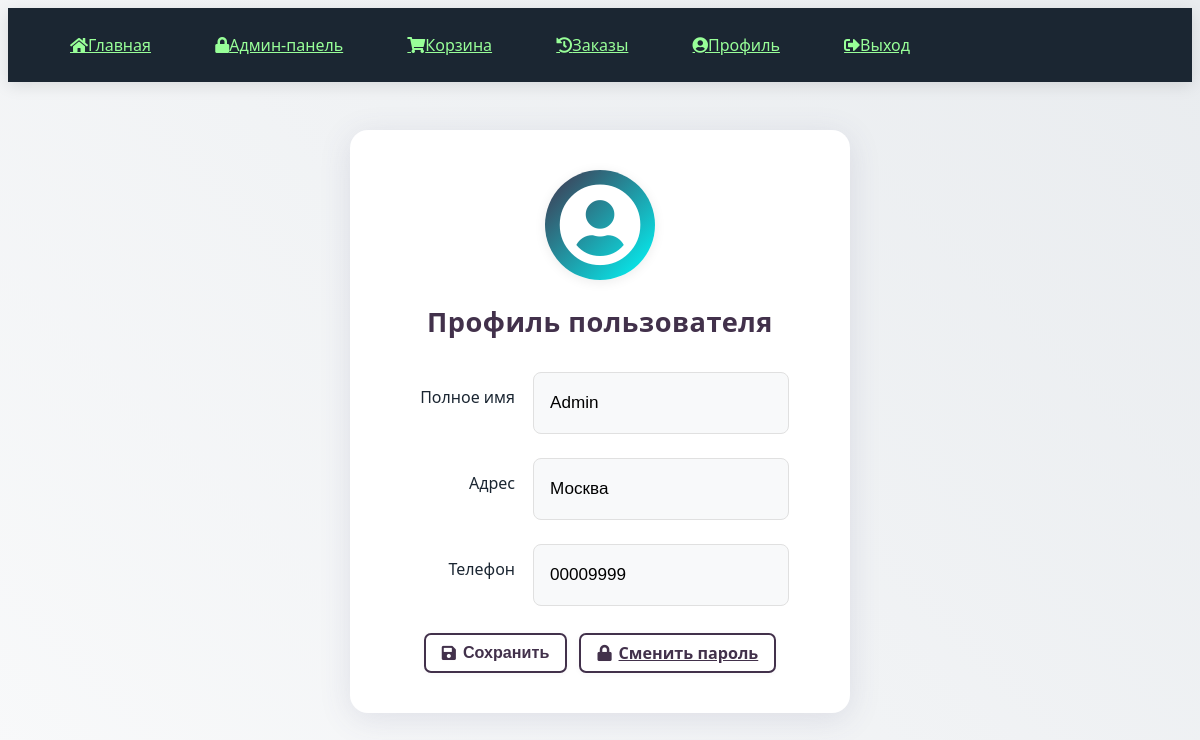
The app's page /profile (signed in), older data.
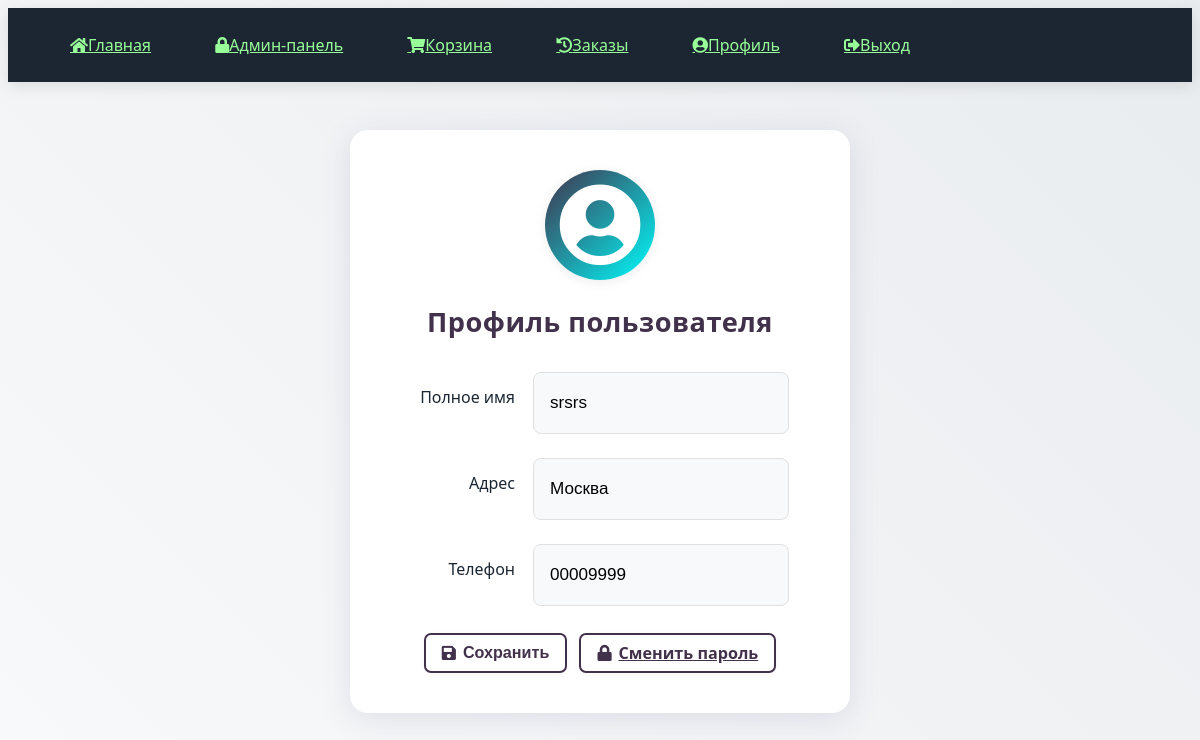
The same page, newer data.
### models.py (models this page shows)
class UserProfile(db.Model):
    id = db.Column(db.Integer, primary_key=True)
    user_id = db.Column(db.Integer, db.ForeignKey('user.id'), unique=True)
    full_name = db.Column(db.String(150))
    address = db.Column(db.String(250))
    phone = db.Column(db.String(20))
    user = db.relationship('User', backref=db.backref('profile', uselist=False))

### app.py (the view)
@app.route('/profile', methods=['GET', 'POST'])
@login_required
def profile():
    from models import UserProfile  # Импортируем модель
    from forms import ProfileForm  # Импортируем форму
    profile = UserProfile.query.filter_by(user_id=current_user.id).first()
    if not profile:
        profile = UserProfile(user_id=current_user.id)
        db.session.add(profile)
        db.session.commit()
    form = ProfileForm(obj=profile)
    if form.validate_on_submit():
        form.populate_obj(profile)
        db.session.commit()
        flash('Профиль обновлен', 'success')
        return redirect(url_for('profile'))
    return render_template('profile.html', form=form)

### forms.py
class ProfileForm(FlaskForm):
    full_name = StringField('Полное имя', validators=[DataRequired()])
    address = StringField('Адрес', validators=[DataRequired()])
    phone = StringField('Телефон', validators=[DataRequired()])
    submit = SubmitField('Сохранить')

### app.py (called while the page is built)
@login_manager.user_loader
def load_user(user_id):
    return User.query.get(int(user_id))

### templates/profile.html (shortened to what this page needs)
{% extends "base.html" %}
{% block content %}
<div class="profile-container">
  <div class="profile-card">
    <div class="profile-avatar">
      <i class="fas fa-user-circle"></i>
    </div>
    <h2 class="profile-title">Профиль пользователя</h2>
    <form method="POST" class="profile-form">
      <div class="form-group profile-row">
        <label class="form-label profile-label">{{ form.full_name.label.text }}</label>
        {{ form.full_name(class="form-control profile-input", placeholder="Ваше имя") }}
      </div>
      <div class="form-group profile-row">
        <label class="form-label profile-label">{{ form.address.label.text }}</label>
        {{ form.address(class="form-control profile-input", placeholder="Адрес") }}
      </div>
      <div class="form-group profile-row">
        <label class="form-label profile-label">{{ form.phone.label.text }}</label>
        {{ form.phone(class="form-control profile-input", placeholder="Телефон") }}
      </div>
      <div class="profile-actions">
        <button type="submit" class="btn btn-profile-secondary">
            <i class="fas fa-save"></i> Сохранить
        </button>
        <a href="{{ url_for('change_password') }}" class="btn btn-profile-secondary">
            <i class="fas fa-lock"></i> Сменить пароль
        </a>
      </div>
    </form>
  </div>
</div>
{% endblock %}

Row changes from the older to the newer data that the page shows:
changed UserProfile "Москва": full_name "Admin" → "srsrs"
